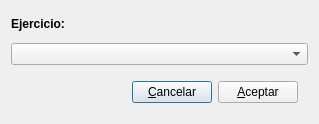
<?xml version="1.0" encoding="UTF-8"?>
<ui version="4.0">
 <author>José Manuel Díez Botella</author>
 <class>pideejercicio</class>
 <widget class="QDialog" name="pideejercicio">
  <property name="geometry">
   <rect>
    <x>0</x>
    <y>0</y>
    <width>319</width>
    <height>124</height>
   </rect>
  </property>
  <property name="windowTitle">
   <string>Petición de información</string>
  </property>
  <layout class="QVBoxLayout">
   <property name="spacing">
    <number>6</number>
   </property>
   <property name="margin">
    <number>11</number>
   </property>
   <item>
    <widget class="QLabel" name="textLabel">
     <property name="text">
      <string>&lt;b&gt;Ejercicio:&lt;/b&gt;</string>
     </property>
     <property name="alignment">
      <set>Qt::AlignVCenter</set>
     </property>
     <property name="wordWrap">
      <bool>true</bool>
     </property>
    </widget>
   </item>
   <item>
    <widget class="QComboBox" name="ejerciciocomboBox"/>
   </item>
   <item>
    <layout class="QHBoxLayout">
     <property name="spacing">
      <number>6</number>
     </property>
     <property name="margin">
      <number>10</number>
     </property>
     <item>
      <spacer>
       <property name="orientation">
        <enum>Qt::Horizontal</enum>
       </property>
       <property name="sizeType">
        <enum>QSizePolicy::Expanding</enum>
       </property>
       <property name="sizeHint" stdset="0">
        <size>
         <width>111</width>
         <height>20</height>
        </size>
       </property>
      </spacer>
     </item>
     <item>
      <widget class="QPushButton" name="cancelarpushButton">
       <property name="text">
        <string>&amp;Cancelar</string>
       </property>
      </widget>
     </item>
     <item>
      <widget class="QPushButton" name="aceptarpushButton">
       <property name="text">
        <string>&amp;Aceptar</string>
       </property>
       <property name="shortcut">
        <string>Alt+A</string>
       </property>
      </widget>
     </item>
    </layout>
   </item>
  </layout>
 </widget>
 <layoutdefault spacing="6" margin="11"/>
 <pixmapfunction>qPixmapFromMimeSource</pixmapfunction>
 <resources/>
 <connections>
  <connection>
   <sender>aceptarpushButton</sender>
   <signal>clicked()</signal>
   <receiver>pideejercicio</receiver>
   <slot>accept()</slot>
   <hints>
    <hint type="sourcelabel">
     <x>236</x>
     <y>99</y>
    </hint>
    <hint type="destinationlabel">
     <x>20</x>
     <y>20</y>
    </hint>
   </hints>
  </connection>
  <connection>
   <sender>cancelarpushButton</sender>
   <signal>clicked()</signal>
   <receiver>pideejercicio</receiver>
   <slot>reject()</slot>
   <hints>
    <hint type="sourcelabel">
     <x>128</x>
     <y>88</y>
    </hint>
    <hint type="destinationlabel">
     <x>76</x>
     <y>84</y>
    </hint>
   </hints>
  </connection>
 </connections>
</ui>
